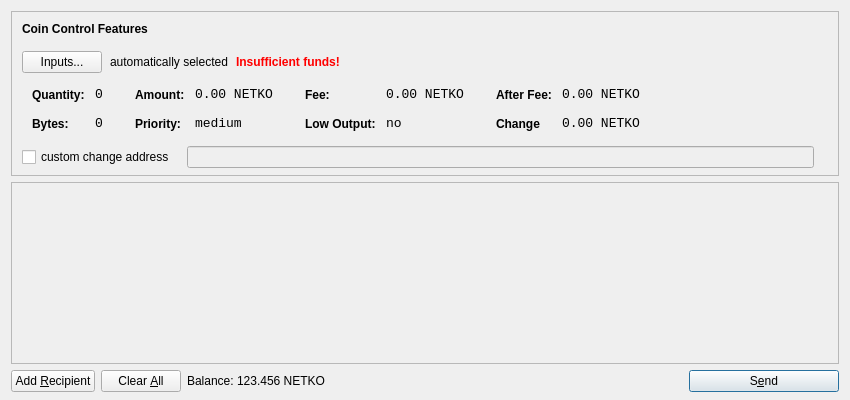
<?xml version="1.0" encoding="UTF-8"?>
<ui version="4.0">
 <class>SendCoinsDialog</class>
 <widget class="QDialog" name="SendCoinsDialog">
  <property name="geometry">
   <rect>
    <x>0</x>
    <y>0</y>
    <width>850</width>
    <height>400</height>
   </rect>
  </property>
  <property name="windowTitle">
   <string>Send Coins</string>
  </property>
  <layout class="QVBoxLayout" name="verticalLayout" stretch="0,1,0">
   <property name="bottomMargin">
    <number>8</number>
   </property>
   <item>
    <widget class="QFrame" name="frameCoinControl">
     <property name="sizePolicy">
      <sizepolicy hsizetype="Expanding" vsizetype="Expanding">
       <horstretch>0</horstretch>
       <verstretch>0</verstretch>
      </sizepolicy>
     </property>
     <property name="maximumSize">
      <size>
       <width>16777215</width>
       <height>16777215</height>
      </size>
     </property>
     <property name="frameShape">
      <enum>QFrame::StyledPanel</enum>
     </property>
     <property name="frameShadow">
      <enum>QFrame::Sunken</enum>
     </property>
     <layout class="QVBoxLayout" name="verticalLayoutCoinControl2">
      <property name="spacing">
       <number>-1</number>
      </property>
      <property name="leftMargin">
       <number>0</number>
      </property>
      <property name="topMargin">
       <number>0</number>
      </property>
      <property name="rightMargin">
       <number>0</number>
      </property>
      <property name="bottomMargin">
       <number>6</number>
      </property>
      <item>
       <layout class="QVBoxLayout" name="verticalLayoutCoinControl" stretch="0,0,0,0,1">
        <property name="spacing">
         <number>0</number>
        </property>
        <property name="leftMargin">
         <number>10</number>
        </property>
        <property name="topMargin">
         <number>10</number>
        </property>
        <item>
         <layout class="QHBoxLayout" name="horizontalLayoutCoinControl1">
          <property name="bottomMargin">
           <number>15</number>
          </property>
          <item>
           <widget class="QLabel" name="labelCoinControlFeatures">
            <property name="sizePolicy">
             <sizepolicy hsizetype="Preferred" vsizetype="Maximum">
              <horstretch>0</horstretch>
              <verstretch>0</verstretch>
             </sizepolicy>
            </property>
            <property name="font">
             <font>
              <weight>75</weight>
              <bold>true</bold>
             </font>
            </property>
            <property name="styleSheet">
             <string notr="true">font-weight:bold;</string>
            </property>
            <property name="text">
             <string>Coin Control Features</string>
            </property>
           </widget>
          </item>
         </layout>
        </item>
        <item>
         <layout class="QHBoxLayout" name="horizontalLayoutCoinControl2" stretch="0,0,0,0">
          <property name="spacing">
           <number>8</number>
          </property>
          <property name="bottomMargin">
           <number>10</number>
          </property>
          <item>
           <widget class="QPushButton" name="pushButtonCoinControl">
            <property name="styleSheet">
             <string notr="true"/>
            </property>
            <property name="text">
             <string>Inputs...</string>
            </property>
           </widget>
          </item>
          <item>
           <widget class="QLabel" name="labelCoinControlAutomaticallySelected">
            <property name="text">
             <string>automatically selected</string>
            </property>
            <property name="margin">
             <number>5</number>
            </property>
           </widget>
          </item>
          <item>
           <widget class="QLabel" name="labelCoinControlInsuffFunds">
            <property name="font">
             <font>
              <weight>75</weight>
              <bold>true</bold>
             </font>
            </property>
            <property name="styleSheet">
             <string notr="true">color:red;font-weight:bold;</string>
            </property>
            <property name="text">
             <string>Insufficient funds!</string>
            </property>
            <property name="margin">
             <number>5</number>
            </property>
           </widget>
          </item>
          <item>
           <spacer name="horizontalSpacerCoinControl">
            <property name="orientation">
             <enum>Qt::Horizontal</enum>
            </property>
            <property name="sizeHint" stdset="0">
             <size>
              <width>40</width>
              <height>1</height>
             </size>
            </property>
           </spacer>
          </item>
         </layout>
        </item>
        <item>
         <widget class="QWidget" name="widgetCoinControl" native="true">
          <property name="sizePolicy">
           <sizepolicy hsizetype="Preferred" vsizetype="Preferred">
            <horstretch>0</horstretch>
            <verstretch>0</verstretch>
           </sizepolicy>
          </property>
          <property name="minimumSize">
           <size>
            <width>0</width>
            <height>0</height>
           </size>
          </property>
          <property name="styleSheet">
           <string notr="true"/>
          </property>
          <layout class="QHBoxLayout" name="horizontalLayoutCoinControl5">
           <property name="margin">
            <number>0</number>
           </property>
           <item>
            <layout class="QHBoxLayout" name="horizontalLayoutCoinControl3" stretch="0,0,0,1">
             <property name="spacing">
              <number>20</number>
             </property>
             <property name="topMargin">
              <number>0</number>
             </property>
             <property name="bottomMargin">
              <number>10</number>
             </property>
             <item>
              <layout class="QFormLayout" name="formLayoutCoinControl1">
               <property name="horizontalSpacing">
                <number>10</number>
               </property>
               <property name="verticalSpacing">
                <number>14</number>
               </property>
               <property name="leftMargin">
                <number>10</number>
               </property>
               <property name="topMargin">
                <number>4</number>
               </property>
               <property name="rightMargin">
                <number>6</number>
               </property>
               <item row="0" column="0">
                <widget class="QLabel" name="labelCoinControlQuantityText">
                 <property name="styleSheet">
                  <string notr="true">font-weight:bold;</string>
                 </property>
                 <property name="text">
                  <string>Quantity:</string>
                 </property>
                 <property name="margin">
                  <number>0</number>
                 </property>
                </widget>
               </item>
               <item row="0" column="1">
                <widget class="QLabel" name="labelCoinControlQuantity">
                 <property name="font">
                  <font>
                   <family>Monospace</family>
                   <pointsize>10</pointsize>
                  </font>
                 </property>
                 <property name="cursor">
                  <cursorShape>IBeamCursor</cursorShape>
                 </property>
                 <property name="contextMenuPolicy">
                  <enum>Qt::ActionsContextMenu</enum>
                 </property>
                 <property name="text">
                  <string>0</string>
                 </property>
                 <property name="margin">
                  <number>0</number>
                 </property>
                 <property name="textInteractionFlags">
                  <set>Qt::LinksAccessibleByMouse|Qt::TextSelectableByKeyboard|Qt::TextSelectableByMouse</set>
                 </property>
                </widget>
               </item>
               <item row="1" column="0">
                <widget class="QLabel" name="labelCoinControlBytesText">
                 <property name="styleSheet">
                  <string notr="true">font-weight:bold;</string>
                 </property>
                 <property name="text">
                  <string>Bytes:</string>
                 </property>
                </widget>
               </item>
               <item row="1" column="1">
                <widget class="QLabel" name="labelCoinControlBytes">
                 <property name="font">
                  <font>
                   <family>Monospace</family>
                   <pointsize>10</pointsize>
                  </font>
                 </property>
                 <property name="cursor">
                  <cursorShape>IBeamCursor</cursorShape>
                 </property>
                 <property name="contextMenuPolicy">
                  <enum>Qt::ActionsContextMenu</enum>
                 </property>
                 <property name="text">
                  <string>0</string>
                 </property>
                 <property name="textInteractionFlags">
                  <set>Qt::LinksAccessibleByMouse|Qt::TextSelectableByKeyboard|Qt::TextSelectableByMouse</set>
                 </property>
                </widget>
               </item>
              </layout>
             </item>
             <item>
              <layout class="QFormLayout" name="formLayoutCoinControl2">
               <property name="horizontalSpacing">
                <number>10</number>
               </property>
               <property name="verticalSpacing">
                <number>14</number>
               </property>
               <property name="leftMargin">
                <number>6</number>
               </property>
               <property name="topMargin">
                <number>4</number>
               </property>
               <property name="rightMargin">
                <number>6</number>
               </property>
               <item row="0" column="0">
                <widget class="QLabel" name="labelCoinControlAmountText">
                 <property name="styleSheet">
                  <string notr="true">font-weight:bold;</string>
                 </property>
                 <property name="text">
                  <string>Amount:</string>
                 </property>
                 <property name="margin">
                  <number>0</number>
                 </property>
                </widget>
               </item>
               <item row="0" column="1">
                <widget class="QLabel" name="labelCoinControlAmount">
                 <property name="font">
                  <font>
                   <family>Monospace</family>
                   <pointsize>10</pointsize>
                  </font>
                 </property>
                 <property name="cursor">
                  <cursorShape>IBeamCursor</cursorShape>
                 </property>
                 <property name="contextMenuPolicy">
                  <enum>Qt::ActionsContextMenu</enum>
                 </property>
                 <property name="text">
                  <string notr="true">0.00 NETKO</string>
                 </property>
                 <property name="textInteractionFlags">
                  <set>Qt::LinksAccessibleByMouse|Qt::TextSelectableByKeyboard|Qt::TextSelectableByMouse</set>
                 </property>
                </widget>
               </item>
               <item row="1" column="0">
                <widget class="QLabel" name="labelCoinControlPriorityText">
                 <property name="styleSheet">
                  <string notr="true">font-weight:bold;</string>
                 </property>
                 <property name="text">
                  <string>Priority:</string>
                 </property>
                </widget>
               </item>
               <item row="1" column="1">
                <widget class="QLabel" name="labelCoinControlPriority">
                 <property name="font">
                  <font>
                   <family>Monospace</family>
                   <pointsize>10</pointsize>
                  </font>
                 </property>
                 <property name="cursor">
                  <cursorShape>IBeamCursor</cursorShape>
                 </property>
                 <property name="contextMenuPolicy">
                  <enum>Qt::ActionsContextMenu</enum>
                 </property>
                 <property name="text">
                  <string>medium</string>
                 </property>
                 <property name="textInteractionFlags">
                  <set>Qt::LinksAccessibleByMouse|Qt::TextSelectableByKeyboard|Qt::TextSelectableByMouse</set>
                 </property>
                </widget>
               </item>
              </layout>
             </item>
             <item>
              <layout class="QFormLayout" name="formLayoutCoinControl3">
               <property name="horizontalSpacing">
                <number>10</number>
               </property>
               <property name="verticalSpacing">
                <number>14</number>
               </property>
               <property name="leftMargin">
                <number>6</number>
               </property>
               <property name="topMargin">
                <number>4</number>
               </property>
               <property name="rightMargin">
                <number>6</number>
               </property>
               <item row="0" column="0">
                <widget class="QLabel" name="labelCoinControlFeeText">
                 <property name="styleSheet">
                  <string notr="true">font-weight:bold;</string>
                 </property>
                 <property name="text">
                  <string>Fee:</string>
                 </property>
                 <property name="margin">
                  <number>0</number>
                 </property>
                </widget>
               </item>
               <item row="0" column="1">
                <widget class="QLabel" name="labelCoinControlFee">
                 <property name="font">
                  <font>
                   <family>Monospace</family>
                   <pointsize>10</pointsize>
                  </font>
                 </property>
                 <property name="cursor">
                  <cursorShape>IBeamCursor</cursorShape>
                 </property>
                 <property name="contextMenuPolicy">
                  <enum>Qt::ActionsContextMenu</enum>
                 </property>
                 <property name="text">
                  <string notr="true">0.00 NETKO</string>
                 </property>
                 <property name="textInteractionFlags">
                  <set>Qt::LinksAccessibleByMouse|Qt::TextSelectableByKeyboard|Qt::TextSelectableByMouse</set>
                 </property>
                </widget>
               </item>
               <item row="1" column="0">
                <widget class="QLabel" name="labelCoinControlLowOutputText">
                 <property name="styleSheet">
                  <string notr="true">font-weight:bold;</string>
                 </property>
                 <property name="text">
                  <string>Low Output:</string>
                 </property>
                </widget>
               </item>
               <item row="1" column="1">
                <widget class="QLabel" name="labelCoinControlLowOutput">
                 <property name="font">
                  <font>
                   <family>Monospace</family>
                   <pointsize>10</pointsize>
                  </font>
                 </property>
                 <property name="cursor">
                  <cursorShape>IBeamCursor</cursorShape>
                 </property>
                 <property name="contextMenuPolicy">
                  <enum>Qt::ActionsContextMenu</enum>
                 </property>
                 <property name="text">
                  <string>no</string>
                 </property>
                 <property name="textInteractionFlags">
                  <set>Qt::LinksAccessibleByMouse|Qt::TextSelectableByKeyboard|Qt::TextSelectableByMouse</set>
                 </property>
                </widget>
               </item>
              </layout>
             </item>
             <item>
              <layout class="QFormLayout" name="formLayoutCoinControl4">
               <property name="horizontalSpacing">
                <number>10</number>
               </property>
               <property name="verticalSpacing">
                <number>14</number>
               </property>
               <property name="leftMargin">
                <number>6</number>
               </property>
               <property name="topMargin">
                <number>4</number>
               </property>
               <property name="rightMargin">
                <number>6</number>
               </property>
               <item row="0" column="0">
                <widget class="QLabel" name="labelCoinControlAfterFeeText">
                 <property name="styleSheet">
                  <string notr="true">font-weight:bold;</string>
                 </property>
                 <property name="text">
                  <string>After Fee:</string>
                 </property>
                 <property name="margin">
                  <number>0</number>
                 </property>
                </widget>
               </item>
               <item row="0" column="1">
                <widget class="QLabel" name="labelCoinControlAfterFee">
                 <property name="font">
                  <font>
                   <family>Monospace</family>
                   <pointsize>10</pointsize>
                  </font>
                 </property>
                 <property name="cursor">
                  <cursorShape>IBeamCursor</cursorShape>
                 </property>
                 <property name="contextMenuPolicy">
                  <enum>Qt::ActionsContextMenu</enum>
                 </property>
                 <property name="text">
                  <string notr="true">0.00 NETKO</string>
                 </property>
                 <property name="textInteractionFlags">
                  <set>Qt::LinksAccessibleByMouse|Qt::TextSelectableByKeyboard|Qt::TextSelectableByMouse</set>
                 </property>
                </widget>
               </item>
               <item row="1" column="0">
                <widget class="QLabel" name="labelCoinControlChangeText">
                 <property name="styleSheet">
                  <string notr="true">font-weight:bold;</string>
                 </property>
                 <property name="text">
                  <string>Change</string>
                 </property>
                </widget>
               </item>
               <item row="1" column="1">
                <widget class="QLabel" name="labelCoinControlChange">
                 <property name="font">
                  <font>
                   <family>Monospace</family>
                   <pointsize>10</pointsize>
                  </font>
                 </property>
                 <property name="cursor">
                  <cursorShape>IBeamCursor</cursorShape>
                 </property>
                 <property name="contextMenuPolicy">
                  <enum>Qt::ActionsContextMenu</enum>
                 </property>
                 <property name="text">
                  <string notr="true">0.00 NETKO</string>
                 </property>
                 <property name="textInteractionFlags">
                  <set>Qt::LinksAccessibleByMouse|Qt::TextSelectableByKeyboard|Qt::TextSelectableByMouse</set>
                 </property>
                </widget>
               </item>
              </layout>
             </item>
            </layout>
           </item>
          </layout>
         </widget>
        </item>
        <item>
         <layout class="QHBoxLayout" name="horizontalLayoutCoinControl4" stretch="0,0,0">
          <property name="spacing">
           <number>12</number>
          </property>
          <property name="sizeConstraint">
           <enum>QLayout::SetDefaultConstraint</enum>
          </property>
          <property name="topMargin">
           <number>5</number>
          </property>
          <property name="rightMargin">
           <number>5</number>
          </property>
          <item>
           <widget class="QCheckBox" name="checkBoxCoinControlChange">
            <property name="text">
             <string>custom change address</string>
            </property>
           </widget>
          </item>
          <item>
           <widget class="QLineEdit" name="lineEditCoinControlChange">
            <property name="enabled">
             <bool>false</bool>
            </property>
            <property name="sizePolicy">
             <sizepolicy hsizetype="Expanding" vsizetype="Fixed">
              <horstretch>0</horstretch>
              <verstretch>0</verstretch>
             </sizepolicy>
            </property>
           </widget>
          </item>
          <item>
           <widget class="QLabel" name="labelCoinControlChangeLabel">
            <property name="sizePolicy">
             <sizepolicy hsizetype="Preferred" vsizetype="Expanding">
              <horstretch>0</horstretch>
              <verstretch>0</verstretch>
             </sizepolicy>
            </property>
            <property name="minimumSize">
             <size>
              <width>0</width>
              <height>0</height>
             </size>
            </property>
            <property name="text">
             <string/>
            </property>
            <property name="margin">
             <number>3</number>
            </property>
           </widget>
          </item>
         </layout>
        </item>
        <item>
         <spacer name="verticalSpacerCoinControl">
          <property name="orientation">
           <enum>Qt::Vertical</enum>
          </property>
          <property name="sizeHint" stdset="0">
           <size>
            <width>800</width>
            <height>1</height>
           </size>
          </property>
         </spacer>
        </item>
       </layout>
      </item>
     </layout>
    </widget>
   </item>
   <item>
    <widget class="QScrollArea" name="scrollArea">
     <property name="widgetResizable">
      <bool>true</bool>
     </property>
     <widget class="QWidget" name="scrollAreaWidgetContents">
      <property name="geometry">
       <rect>
        <x>0</x>
        <y>0</y>
        <width>830</width>
        <height>165</height>
       </rect>
      </property>
      <layout class="QVBoxLayout" name="verticalLayout_2">
       <property name="margin">
        <number>0</number>
       </property>
       <item>
        <layout class="QVBoxLayout" name="entries">
         <property name="spacing">
          <number>6</number>
         </property>
        </layout>
       </item>
       <item>
        <spacer name="verticalSpacer">
         <property name="orientation">
          <enum>Qt::Vertical</enum>
         </property>
         <property name="sizeHint" stdset="0">
          <size>
           <width>20</width>
           <height>40</height>
          </size>
         </property>
        </spacer>
       </item>
      </layout>
     </widget>
    </widget>
   </item>
   <item>
    <layout class="QHBoxLayout" name="horizontalLayout">
     <item>
      <widget class="QPushButton" name="addButton">
       <property name="toolTip">
        <string>Send to multiple recipients at once</string>
       </property>
       <property name="text">
        <string>Add &amp;Recipient</string>
       </property>
       <property name="autoDefault">
        <bool>false</bool>
       </property>
      </widget>
     </item>
     <item>
      <widget class="QPushButton" name="clearButton">
       <property name="sizePolicy">
        <sizepolicy hsizetype="Minimum" vsizetype="Fixed">
         <horstretch>0</horstretch>
         <verstretch>0</verstretch>
        </sizepolicy>
       </property>
       <property name="toolTip">
        <string>Remove all transaction fields</string>
       </property>
       <property name="text">
        <string>Clear &amp;All</string>
       </property>
       <property name="autoRepeatDelay">
        <number>300</number>
       </property>
       <property name="autoDefault">
        <bool>false</bool>
       </property>
      </widget>
     </item>
     <item>
      <layout class="QHBoxLayout" name="horizontalLayout_2">
       <property name="spacing">
        <number>3</number>
       </property>
       <item>
        <widget class="QLabel" name="label">
         <property name="sizePolicy">
          <sizepolicy hsizetype="Preferred" vsizetype="Fixed">
           <horstretch>0</horstretch>
           <verstretch>0</verstretch>
          </sizepolicy>
         </property>
         <property name="text">
          <string>Balance:</string>
         </property>
        </widget>
       </item>
       <item>
        <widget class="QLabel" name="labelBalance">
         <property name="sizePolicy">
          <sizepolicy hsizetype="Preferred" vsizetype="Fixed">
           <horstretch>0</horstretch>
           <verstretch>0</verstretch>
          </sizepolicy>
         </property>
         <property name="cursor">
          <cursorShape>IBeamCursor</cursorShape>
         </property>
         <property name="text">
          <string notr="true">123.456 NETKO</string>
         </property>
         <property name="textInteractionFlags">
          <set>Qt::LinksAccessibleByMouse|Qt::TextSelectableByKeyboard|Qt::TextSelectableByMouse</set>
         </property>
        </widget>
       </item>
      </layout>
     </item>
     <item>
      <spacer name="horizontalSpacer">
       <property name="orientation">
        <enum>Qt::Horizontal</enum>
       </property>
       <property name="sizeHint" stdset="0">
        <size>
         <width>40</width>
         <height>20</height>
        </size>
       </property>
      </spacer>
     </item>
     <item>
      <widget class="QPushButton" name="sendButton">
       <property name="minimumSize">
        <size>
         <width>150</width>
         <height>0</height>
        </size>
       </property>
       <property name="toolTip">
        <string>Confirm the send action</string>
       </property>
       <property name="text">
        <string>S&amp;end</string>
       </property>
       <property name="icon">
        <iconset resource="../bitcoin.qrc">
         <normaloff>:/icons/send</normaloff>:/icons/send</iconset>
       </property>
       <property name="default">
        <bool>true</bool>
       </property>
      </widget>
     </item>
    </layout>
   </item>
  </layout>
 </widget>
 <resources>
  <include location="../bitcoin.qrc"/>
 </resources>
 <connections/>
</ui>
